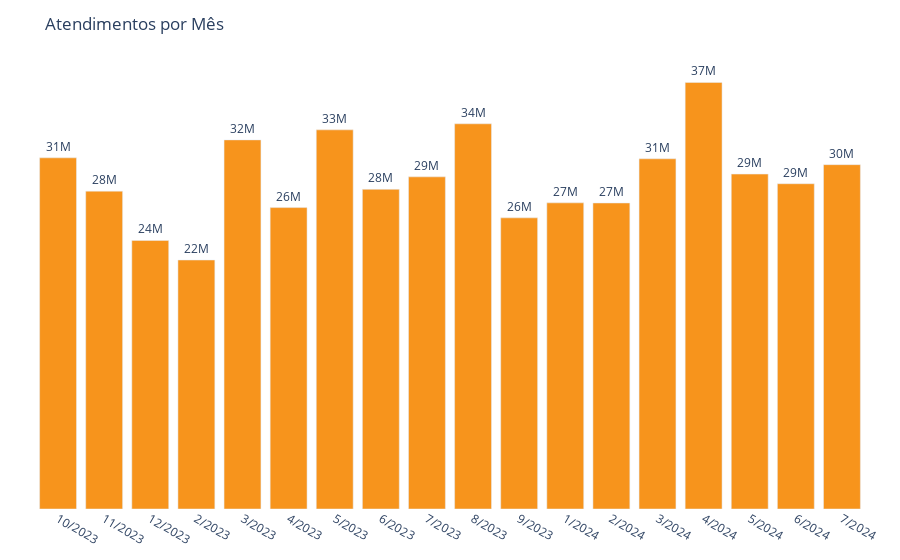

Write notebook code for a chart like this one.
### Code cell
#teste 
get_chart_by_month(df, "atendimentos", "municipio")

### Figure 1 — Plotly figure (JSON) as saved in the notebook; plotly's stock layout.template omitted (floating-point values rounded to 4 significant figures)
{"data": [{"alignmentgroup": "True", "hoverlabel": {"bgcolor": "#FFFFFF", "font": {"color": "#343A40", "size": 12}}, "hovertemplate": "<b>%{y:,.0f}</b><br>atendimentos em %{x}<extra></extra>", "legendgroup": "", "marker": {"color": "#F7941C", "pattern": {"shape": ""}}, "name": "", "offsetgroup": "", "orientation": "v", "showlegend": false, "textposition": "outside", "texttemplate": "%{y:.2s}", "type": "bar", "x": ["10/2023", "11/2023", "12/2023", "2/2023", "3/2023", "4/2023", "5/2023", "6/2023", "7/2023", "8/2023", "9/2023", "1/2024", "2/2024", "3/2024", "4/2024", "5/2024", "6/2024", "7/2024"], "xaxis": "x", "y": [30786180, 27867306, 23542668, 21827626, 32360212, 26425019, 33239680, 28024279, 29117698, 33770856, 25525094, 26840396, 26827770, 30701422, 37395734, 29362662, 28517242, 30187772], "yaxis": "y"}], "layout": {"barmode": "relative", "legend": {"tracegroupgap": 0}, "margin": {"b": 40, "l": 35, "r": 35, "t": 60}, "plot_bgcolor": "#FFFFFF", "title": {"text": "Atendimentos por Mês"}, "xaxis": {"anchor": "y", "domain": [0, 1], "title": {}}, "yaxis": {"anchor": "x", "domain": [0, 1], "showticklabels": false, "title": {}}}}
